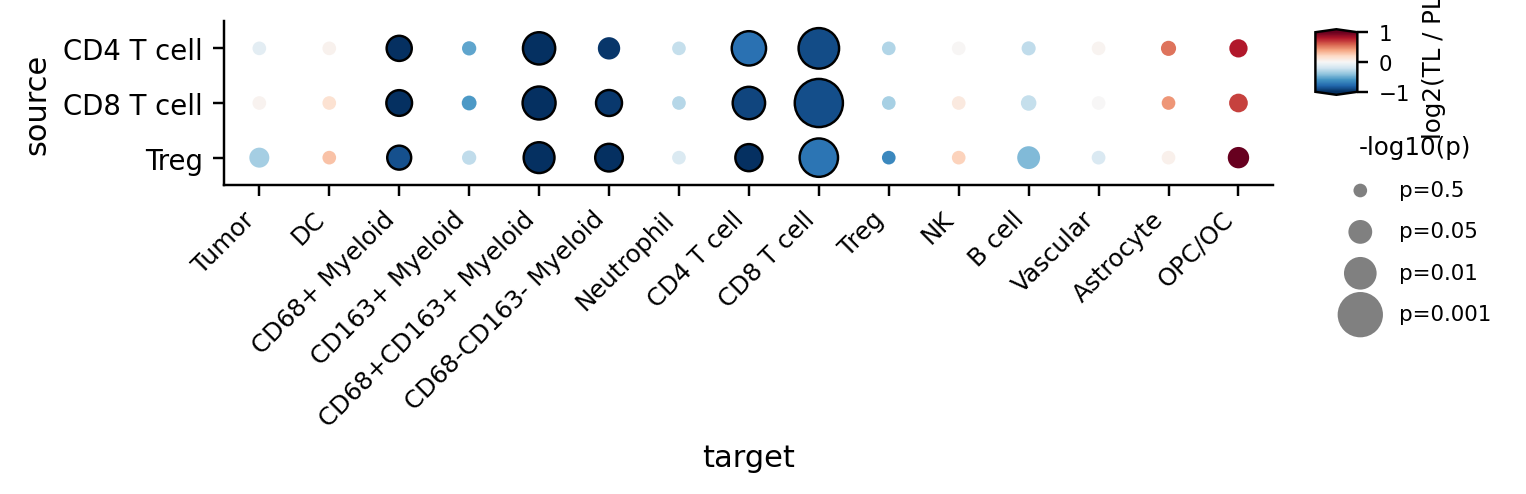

The script that drew this image:
# -*- coding: utf-8 -*-
"""Nearest-neighbour distance from T cell subsets to every cell type, PL against TL
(dot matrix).

Input:  ../data/min_distance_group_test.csv
        (written by pipeline/08_min_distance/02_group_test.py)
Output: min_distance_dotmatrix_tcells_to_all.png (written into this directory)

Reads ../data/ only; never touches the raw data.

How to read it
  Colour = the difference of medians, log2(TL / PL). The quantity is a distance, so
  red = TL further = PL closer = stronger interaction on the PL side; blue is the
  opposite.
  Dot radius is proportional to -log10(p); a black edge means p < 0.05 (no
  multiple-testing correction, see 02_group_test.py).

The variant is map_tum: the three malignant states are merged into a single Tumor before
the KD-tree is built. Do not instead take no_map and the minimum of its three columns to
make up a Tumor -- that is "the smallest of three per-state mean distances", which is
mathematically an upper bound of "the mean distance to the nearest tumour cell of any
kind", not the same thing.
"""
import sys
from pathlib import Path

import matplotlib
matplotlib.use('Agg')
import pandas as pd

REPO = Path(__file__).resolve().parent.parent
sys.path.insert(0, str(REPO))
sys.path.insert(0, str(Path(__file__).resolve().parent))
from constants import celltype2_display, celltype2_order_map_tum
from panel_helpers import plot_dot_matrix

DATA = REPO / 'data'
OUT = Path(__file__).resolve().parent / 'min_distance_dotmatrix_tcells_to_all.png'

VARIANT = 'map_tum'
ROWS = ['Tcell_CD4', 'Tcell_CD8', 'Treg']

# Layout: axes width 15 x 0.26 = 3.9 in, axes height 3 x 0.30 = 0.9 in.
# min_distance_dotmatrix_tumor_endo_to_immune.py uses different cell_w/cell_h to arrive at
# the same 3.9 x 0.9, which is what makes the colorbar and size legend the same size in
# both figures. Changing this means changing that one to match.
CELL_W, CELL_H = 0.26, 0.30


def main():
    src = DATA / 'min_distance_group_test.csv'
    if not src.exists():
        raise FileNotFoundError(
            f'{src} does not exist; run pipeline/08_min_distance/02_group_test.py first.')

    df = pd.read_csv(src)
    df = df[df['variant'] == VARIANT].copy()
    if df.empty:
        raise ValueError(f'{src} has no rows with variant == {VARIANT!r}')

    cols = [c for c in celltype2_order_map_tum
            if c in set(df['target'])]
    rows = [r for r in ROWS if r in set(df['source'])]
    missing = [r for r in ROWS if r not in rows]
    if missing:
        raise ValueError(f'these sources are not in the table: {missing}')

    # switch to display names (source/target and row_order/col_order must switch together)
    df['source'] = df['source'].map(lambda c: celltype2_display.get(c, c))
    df['target'] = df['target'].map(lambda c: celltype2_display.get(c, c))
    rows_disp = [celltype2_display.get(c, c) for c in rows]
    cols_disp = [celltype2_display.get(c, c) for c in cols]

    plot_dot_matrix(df, rows_disp, cols_disp, out_path=OUT,
                    cell_w=CELL_W, cell_h=CELL_H)
    sub = df[df['source'].isin(rows_disp) & df['target'].isin(cols_disp)]
    print(f'{len(rows)} x {len(cols)} pairs, {int((sub["mw_p"] < 0.05).sum())} with p < 0.05')


if __name__ == '__main__':
    main()
